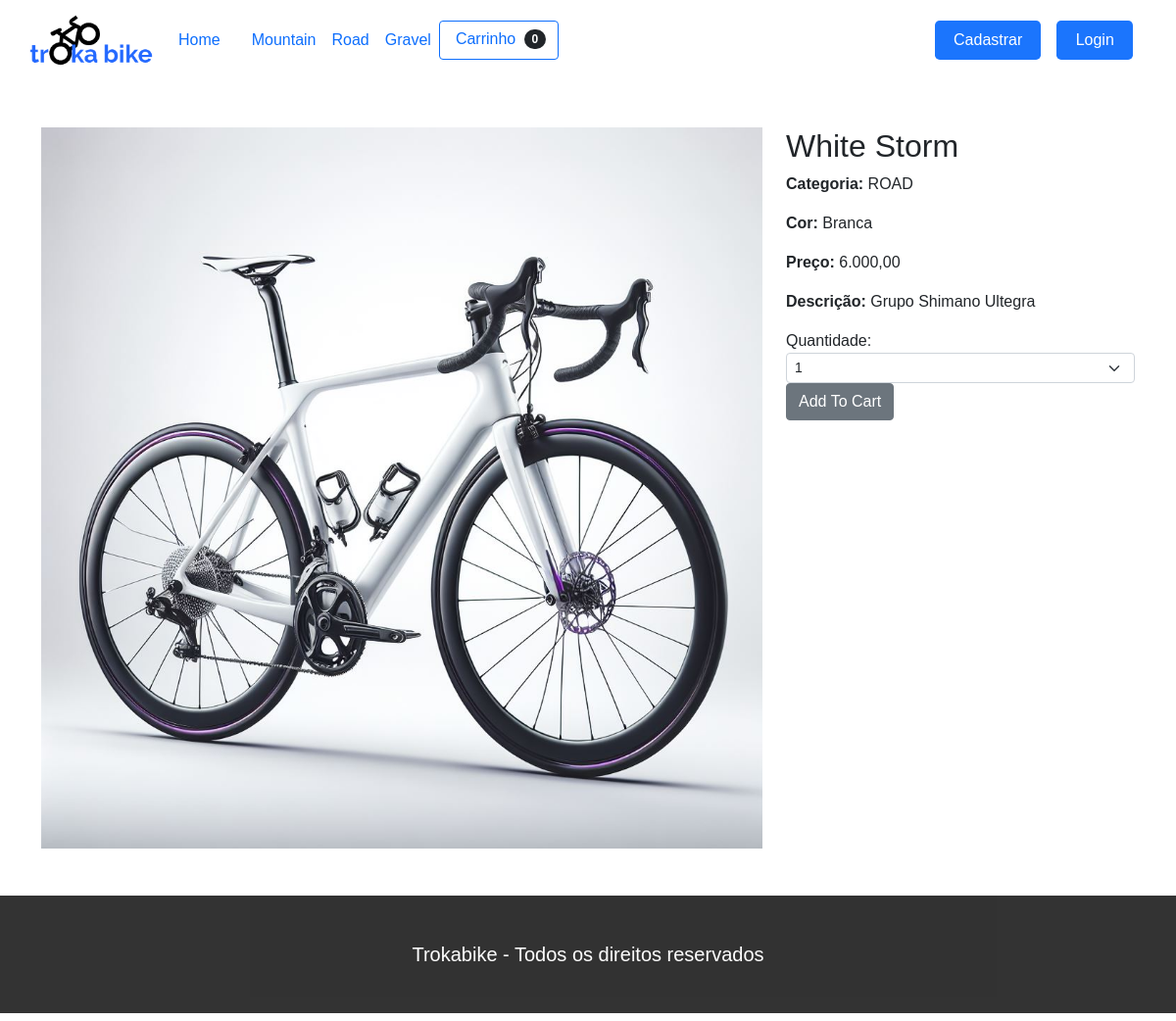
/detalhes-bike/1, run on the app's committed database.
### bikes/models.py (models this page shows, shortened)
class Bikes(models.Model):
    class Meta:
        verbose_name_plural = 'produtos'
    OPCOES_CATEGORIA = [
        ('MOUNTAIN', "Mountain"),
        ('ROAD', 'Road'),
        ('GRAVEL', 'Gravel'),
        ('VESTUARIO', 'Vestuario')
    ]
    nome = models.CharField(max_length=50, null=False, blank=False)
    categoria = models.CharField(max_length=100, choices=OPCOES_CATEGORIA, default='')
    cor = models.CharField(max_length=40)
    preco = models.DecimalField(max_digits=9, decimal_places=2)
    ano = models.CharField(max_length=40)
    descricao = models.CharField(max_length=300)
    foto = models.ImageField(upload_to="fotos/%Y/%m/%d", blank=True)
    publicada = models.BooleanField(default=False)
    data_fotografia = models.DateTimeField(default=datetime.now, blank=False)
    usuarios = models.ForeignKey(to=User, on_delete=models.SET_NULL, null=True, blank=False, related_name='user', )

### bikes/views.py (the view)
# urls.py: path('detalhes-bike/<int:bike_id>', views.detalhes_bike, name='detalhes_bike'),
def detalhes_bike(request, bike_id):
    bike = get_object_or_404(Bikes, pk=bike_id)
    return render(request, 'bikes/detalhes_bike.html', {'bike': bike})

### cart/cart.py (called while the page is built)
    def __len__(self):
        return len(self.cart)

### cart/context_processors.py (called while the page is built)
def cart(request):
    return {'cart': Cart(request)}

### templates/bikes/detalhes_bike.html (shortened to what this page needs)
{% extends 'bikes/template.html' %}
{% load static %}
{% block content %}
    <div class="container my-5">
        <div class="row">
            <div class="col-md-8">
                <img src="{{ bike.foto.url }}" class="img-fluid" alt="Product Image">
            </div>
            <div class="col-md-4">
                <h2>{{ bike.nome }}</h2>
                <p><strong>Categoria:</strong> {{ bike.categoria }}</p>
                <p><strong>Cor:</strong> {{ bike.cor }}</p>
                <p><strong>Preço:</strong> {{ bike.preco }}</p>
                <p><strong>Descrição:</strong> {{ bike.descricao }}</p>
                <div class="col-md-2">Quantidade:</div>
                <select class="form-select form-select-sm" id="qty-cart">
                  <option value="1">1</option>
                </select>
                <button type="button" value="{{ bike.id }}" class="btn btn-secondary" id="add-cart">Add To Cart</button>
            </div>
        </div>
    </div>
{% endblock %}

### setup/static/css/styles.css (style rules this page uses)
:root { --azul-claro: #cbeaff; --azul-base: #1b75fd; --vermelho: #ef1313; --branco: #ffffff; --cinza: #3b424c; --marquee-width: 130vw; --marquee-height: 20vh; --marquee-elements-displayed: 5; --marquee-element-width: calc(var(--marquee-width) / var(--marquee-elements-displayed)); --marquee-animation-duration: calc(var(--marquee-elements) * 3s); }
body { background-color: white; font-family: 'Montserrat', sans-serif; }

### data on the page
Bikes: foto (picture), nome "White Storm", categoria "ROAD", cor "Branca", preco "6.000,00", descricao "Grupo Shimano Ultegra"

### other printed values
{{ cart|length }} "0"
